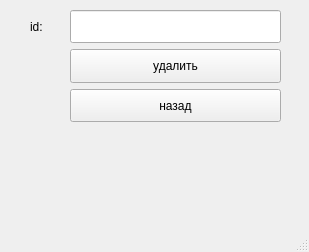
<?xml version="1.0" encoding="UTF-8"?>
<ui version="4.0">
 <class>MainWindow</class>
 <widget class="QMainWindow" name="MainWindow">
  <property name="geometry">
   <rect>
    <x>0</x>
    <y>0</y>
    <width>309</width>
    <height>252</height>
   </rect>
  </property>
  <property name="windowTitle">
   <string>MainWindow</string>
  </property>
  <widget class="QWidget" name="centralwidget">
   <widget class="QLabel" name="label">
    <property name="geometry">
     <rect>
      <x>30</x>
      <y>20</y>
      <width>47</width>
      <height>13</height>
     </rect>
    </property>
    <property name="text">
     <string>id:</string>
    </property>
   </widget>
   <widget class="QWidget" name="verticalLayoutWidget">
    <property name="geometry">
     <rect>
      <x>70</x>
      <y>10</y>
      <width>211</width>
      <height>151</height>
     </rect>
    </property>
    <layout class="QVBoxLayout" name="verticalLayout">
     <item>
      <widget class="QLineEdit" name="delete_text">
       <property name="sizePolicy">
        <sizepolicy hsizetype="Ignored" vsizetype="Ignored">
         <horstretch>0</horstretch>
         <verstretch>0</verstretch>
        </sizepolicy>
       </property>
      </widget>
     </item>
     <item>
      <widget class="QPushButton" name="delete_btn">
       <property name="sizePolicy">
        <sizepolicy hsizetype="Ignored" vsizetype="Ignored">
         <horstretch>0</horstretch>
         <verstretch>0</verstretch>
        </sizepolicy>
       </property>
       <property name="text">
        <string>удалить</string>
       </property>
      </widget>
     </item>
     <item>
      <widget class="QPushButton" name="back_btn">
       <property name="sizePolicy">
        <sizepolicy hsizetype="Ignored" vsizetype="Ignored">
         <horstretch>0</horstretch>
         <verstretch>0</verstretch>
        </sizepolicy>
       </property>
       <property name="text">
        <string>назад</string>
       </property>
      </widget>
     </item>
     <item>
      <widget class="QLabel" name="label_text">
       <property name="text">
        <string/>
       </property>
      </widget>
     </item>
    </layout>
   </widget>
  </widget>
  <widget class="QMenuBar" name="menubar">
   <property name="geometry">
    <rect>
     <x>0</x>
     <y>0</y>
     <width>309</width>
     <height>21</height>
    </rect>
   </property>
  </widget>
  <widget class="QStatusBar" name="statusbar"/>
 </widget>
 <resources/>
 <connections/>
</ui>
